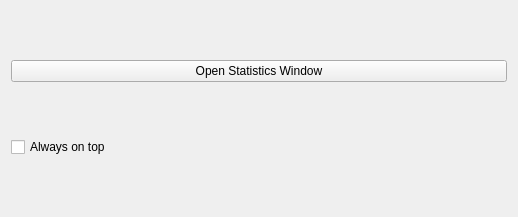
               <widget class="QWidget" name="scrollAreaWidgetContents_4">
                <property name="geometry">
                 <rect>
                  <x>0</x>
                  <y>0</y>
                  <width>518</width>
                  <height>217</height>
                 </rect>
                </property>
                <property name="sizePolicy">
                 <sizepolicy hsizetype="Preferred" vsizetype="Preferred">
                  <horstretch>0</horstretch>
                  <verstretch>0</verstretch>
                 </sizepolicy>
                </property>
                <layout class="QVBoxLayout" name="verticalLayout_24">
                 <item>
                  <widget class="QWidget" name="widget_5" native="true">
                   <property name="sizePolicy">
                    <sizepolicy hsizetype="Preferred" vsizetype="Minimum">
                     <horstretch>0</horstretch>
                     <verstretch>0</verstretch>
                    </sizepolicy>
                   </property>
                   <property name="minimumSize">
                    <size>
                     <width>0</width>
                     <height>0</height>
                    </size>
                   </property>
                   <layout class="QVBoxLayout" name="verticalLayout_37">
                    <property name="leftMargin">
                     <number>0</number>
                    </property>
                    <property name="topMargin">
                     <number>0</number>
                    </property>
                    <property name="rightMargin">
                     <number>0</number>
                    </property>
                    <property name="bottomMargin">
                     <number>0</number>
                    </property>
                    <item>
                     <widget class="QPushButton" name="tb_open_statisctics">
                      <property name="text">
                       <string>Open Statistics Window</string>
                      </property>
                      <property name="checkable">
                       <bool>true</bool>
                      </property>
                     </widget>
                    </item>
                    <item>
                     <widget class="QCheckBox" name="cb_statistics_always_on_top">
                      <property name="text">
                       <string>Always on top</string>
                      </property>
                     </widget>
                    </item>
                   </layout>
                  </widget>
                 </item>
                </layout>
               </widget>
